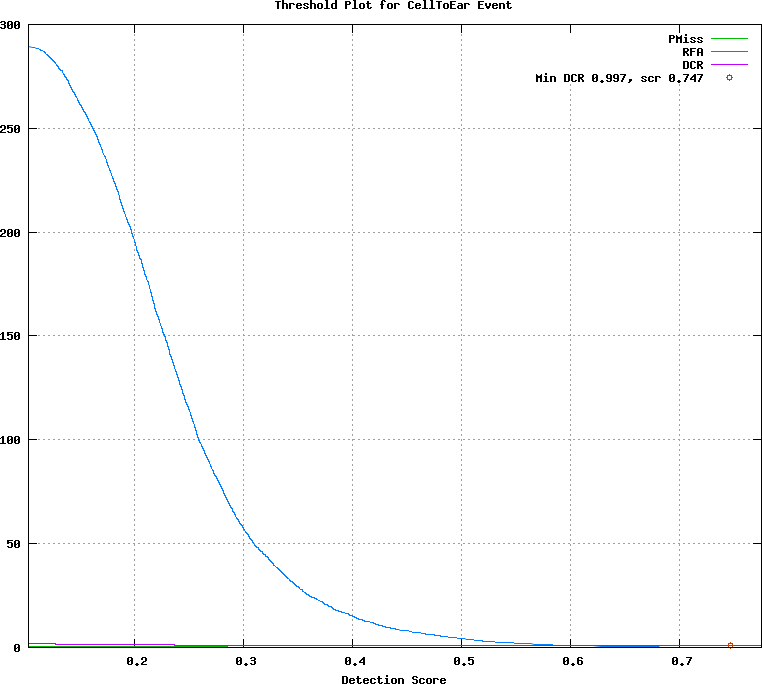

Recreate this plot in gnuplot.
## GNUPLOT command file
set terminal postscript color
set style data lines
set title 'Threshold Plot for CellToEar Event'
set xlabel 'Detection Score'
set grid
set size ratio 0.85
plot [0.102500:0.775000]  \
  'test.det.CellToEar_Event.dat.1' using 1:4 title 'PMiss' with lines lt 2, \
  'test.det.CellToEar_Event.dat.1' using 1:5 title 'RFA' with lines lt 3, \
  'test.det.CellToEar_Event.dat.1' using 1:6 title 'DCR' with lines lt 4, \
  'test.det.CellToEar_Event.dat.2' using 1:2 title 'Min DCR 0.997, scr 0.747' with points lt 6
